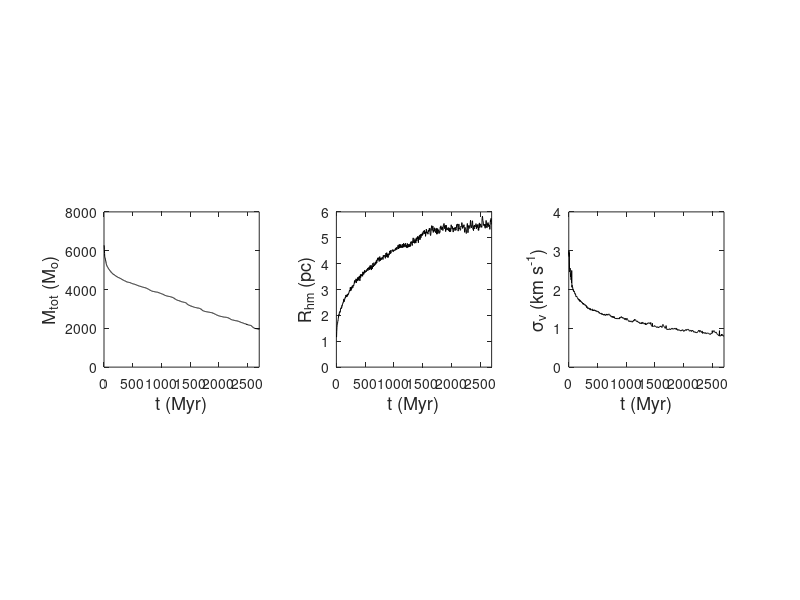

Source code (MATLAB):
clear all
close all
%figure
% Output file columns content: 
%
% Column 1  =  Number of single stars + binaries        
% Column 2  =  Number of binaries                       
% Column 3  =  Time (Myr)                               
% Column 4  =  Relaxation time (Myr)                    
% Column 5  =  Total cluster mass (Msun)                
% Column 6  =  Mass in core (Msun)                      
% Column 7  =  Mass outside the tidal radius (Msun)     
% Column 8  =  Maximum stellar distance from cluster centre of mass (pc)        
% Column 9  =  Half-mass radius (pc)
% Column 10 =  Radius containing inner 10% of cluster mass (pc)                 
% Column 11 =  Core radius - as determined by Nbody code (pc)                   
% Column 12 =  Number of systems (stars + binaries) inside the half-mass radius  
% Column 13 =  Number of systems within 1pc of the cluster centre               
% Column 14 =  Number of systems within the inner lagrangian radius (10%)       
% Column 15 =  Number of systems within the core radius
% Column 16 =  Velocity dispersion (km/s) 


% Ectract the data from the input file

data = load('extrct.dat'); % Ectract the data from the input file

N_sin_bin = data(:,1); 

N_bin = data(:,2);

t = data(:,3); 

t_relax = data(:,4);

M_tot = data(:,5);

M_core = data(:,6);

M_out_tidal = data(:,7);

D_max = data(:,8);

R_hm = data(:,9);

R_10 = data(:,10);

R_core = data(:,11);

N_hm = data(:,12);

N_1pc = data(:,13);

N_lagr = data(:,14);

N_core = data(:,15);

sigma_v = data(:,16);




% Plot of the results

subplot(1,3,1), plot(t, M_tot,'k')
xlabel('t (Myr)','fontsize',13)
ylabel('M_{tot} (M_{o})','fontsize',13)
set(gca,'fontsize',10)
axis([0 max(t) 0 8e3])
axis square



subplot(1,3,2), plot(t, R_hm,'k')
xlabel('t (Myr)','fontsize',13)
ylabel('R_{hm} (pc)','fontsize',13)
set(gca,'fontsize',10)
axis([0 max(t) 0 6])
axis square


subplot(1,3,3), plot(t, sigma_v,'k')
xlabel('t (Myr)','fontsize',13)
ylabel('\sigma_v (km s^{-1})','fontsize',13)
set(gca,'fontsize',10)
axis([0 max(t) 0 4])
axis square
